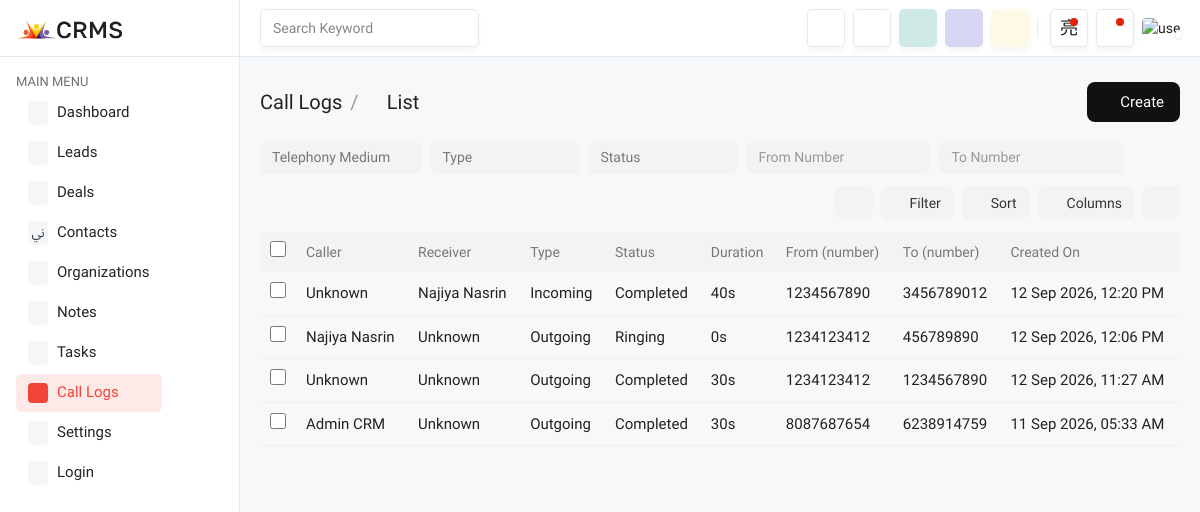
Page /calls/ (signed in) on the committed database.
### app/models.py (models this page shows, shortened)
class CallLog_db(models.Model):
    branch = models.ForeignKey(Branch_db, on_delete=models.CASCADE, related_name='call_logs')
    lead = models.ForeignKey(Lead_db, on_delete=models.SET_NULL, null=True, blank=True, related_name='call_logs')
    deal = models.ForeignKey(Deal_db, on_delete=models.SET_NULL, null=True, blank=True, related_name='call_logs')
    caller = models.ForeignKey(Users_db, on_delete=models.SET_NULL, null=True, blank=True, related_name='outgoing_call_logs')
    call_received_by = models.ForeignKey(Users_db, on_delete=models.SET_NULL, null=True, blank=True, related_name='received_call_logs')
    telephony_medium = models.CharField(max_length=30, choices=TELEPHONY_MEDIUM_CHOICES, default='manual')
    call_type = models.CharField(max_length=20, choices=CALL_TYPE_CHOICES)
    to_number = models.CharField(max_length=30)
    from_number = models.CharField(max_length=30)
    call_status = models.CharField(max_length=30, choices=CALL_STATUS_CHOICES)
    duration = models.PositiveIntegerField(default=0)
    status = models.CharField(max_length=20, choices=STATUS_CHOICES, default='active')
    created_at = models.DateTimeField(auto_now_add=True)
    updated_at = models.DateTimeField(auto_now=True)

class Users_db(models.Model):
    branch = models.ForeignKey(Branch_db, on_delete=models.CASCADE, related_name='users')
    username = models.CharField(max_length=150, unique=True)
    password = models.CharField(max_length=255)
    full_name = models.CharField(max_length=150)
    email = models.EmailField(unique=True)
    role = models.CharField(max_length=20, choices=ROLE_CHOICES, default='sales')
    status = models.CharField(max_length=20, choices=STATUS_CHOICES, default='active')
    created_at = models.DateTimeField(auto_now_add=True)
    updated_at = models.DateTimeField(auto_now=True)

### app/views.py (the view)
# urls.py: path("calls/", views.calls, name="calls"),
def calls(request):
    if 'B_id' in request.session:
        if request.session.has_key('B_id'):
            B_id = request.session['B_id']
        branch = Branch_db.objects.get(id=B_id)
        calls_list = (
            CallLog_db.objects
            .filter(
                branch=branch,
                status="active"
            )
            .select_related(
                "caller",
                "call_received_by",
                "lead",
                "deal",
                "deal__organization",
                "lead__organization"
            )
            .order_by("-created_at")
        )
        users_list = (
            Users_db.objects
            .filter(
                branch=branch,
                status="active"
            )
            .order_by("full_name")
        )
        return render(
            request,
            "calls.html",
            {
                "calls": calls_list,
                "users": users_list,
                "branch": branch
            }
        )
    else:
        return redirect("login")

### templates/calls.html (shortened to what this page needs)
{% extends 'base.html' %}
{% load static %}
{% block content %}
<div class="page-wrapper">
    <div class="content">
        <div class="calls-page">
            <div class="calls-header">
                <div class="calls-title">
                    Call Logs
                    <span>/</span>
                    <i class="ti ti-list"></i>
                    List
                    <i class="ti ti-chevron-down"></i>
                </div>
                <button
                    type="button"
                    class="create-btn"
                    data-bs-toggle="modal"
                    data-bs-target="#createCallModal">
                    <i class="ti ti-plus"></i>
                    Create
                </button>
            </div>
            <div class="calls-toolbar">
                <div class="calls-filters">
                    <div class="calls-dropdown" id="telephonyMediumDropdown">
                        <button type="button" class="calls-select calls-dropdown-btn">
                            <span class="calls-selected-text">Telephony Medium</span>
                            <i class="ti ti-chevron-down"></i>
                        </button>
                    </div>
                    <div class="calls-dropdown" id="callTypeFilterDropdown">
                        <button type="button" class="calls-select calls-dropdown-btn">
                            <span class="calls-selected-text">Type</span>
                            <i class="ti ti-chevron-down"></i>
                        </button>
                    </div>
                    <div class="calls-dropdown" id="callStatusFilterDropdown">
                        <button type="button" class="calls-select calls-dropdown-btn">
                            <span class="calls-selected-text">Status</span>
                            <i class="ti ti-chevron-down"></i>
                        </button>
                    </div>
                    <input type="text" class="calls-input" placeholder="From Number">
                    <input type="text" class="calls-input" placeholder="To Number">
                </div>
                <div class="calls-actions">
                    <button type="button" class="calls-action icon-only" title="Refresh">
                        <i class="ti ti-refresh"></i>
                    </button>
                    <button type="button" class="calls-action">
                        <i class="ti ti-filter"></i>
                        Filter
                    </button>
                    <button type="button" class="calls-action">
                        <i class="ti ti-arrows-sort"></i>
                        Sort
                    </button>
                    <button type="button" class="calls-action">
                        <i class="ti ti-layout-columns"></i>
                        Columns
                    </button>
                    <button type="button" class="calls-action icon-only">
                        <i class="ti ti-dots"></i>
                    </button>
                </div>
            </div>
            <div class="calls-table-wrap">
                <table class="calls-table">
                    <thead>
                            <th style="width:35px;">
                                <input
                                    type="checkbox"
                                    class="calls-check">
                            </th>
                            <th>Caller</th>
                            <th>Receiver</th>
                            <th>Type</th>
                            <th>Status</th>
                            <th>Duration</th>
                            <th>From (number)</th>
                            <th>To (number)</th>
                            <th>Created On</th>
                    </thead>
                    <tbody>
                        {% for call in calls %}
<tr
    class="call-log-row"
    data-detail-url="{% url 'call_detail' call.pk %}"
>
    <td onclick="event.stopPropagation();">
        <input
            type="checkbox"
            class="calls-check">
    </td>
    <td>
        {% if call.caller %}
            {{ call.caller.full_name }}
        {% else %}
            Unknown
        {% endif %}
    </td>
    <td>
        {% if call.call_received_by %}
            {{ call.call_received_by.full_name }}
        {% else %}
            Unknown
        {% endif %}
    </td>
    <td>
        {{ call.get_call_type_display }}
    </td>
    <td>
        {{ call.get_call_status_display }}
    </td>
    <td>
        {{ call.duration }}s
    </td>
    <td>
        {{ call.from_number }}
    </td>
    <td>
        {{ call.to_number }}
    </td>
    <td>
        {{ call.created_at|date:"d M Y, h:i A" }}
    </td>
</tr>
{% endfor %}
                    </tbody>
                </table>
            </div>
        </div>
    </div>
</div>
{% endblock %}

### templates/calls.html (style rules this page uses)
.calls-page { width: 100%; box-sizing: border-box; }
.calls-header { width: 100%; display: flex; align-items: center; justify-content: space-between; margin-bottom: 18px; }
.calls-title { display: flex; align-items: center; white-space: nowrap; font-size: 20px; color: #222; }
.calls-title span { margin: 0 8px; color: #999; }
.calls-title i { color: #777; font-size: 17px; margin-right: 7px; }
.calls-title .ti-chevron-down { margin-left: 6px; margin-right: 0; font-size: 14px; }
.create-btn { height: 40px; padding: 0 16px; background: #111; color: #fff; border: 0; border-radius: 8px; font-size: 15px; display: inline-flex; align-items: center; gap: 6px; cursor: pointer; }
.calls-toolbar { width: 100%; display: flex; align-items: center; justify-content: space-between; gap: 12px; margin-bottom: 12px; }
.calls-filters { display: flex; align-items: center; gap: 8px; flex: 1; }
.calls-select, .calls-input { height: 34px; border: 0; border-radius: 9px; background: #f3f3f3; padding: 0 12px; font-size: 14px; color: #777; box-sizing: border-box; }
.calls-select { min-width: 150px; display: flex; align-items: center; justify-content: space-between; gap: 10px; }
.calls-input { width: 185px; outline: none; }
.calls-input::placeholder { color: #999; }
.calls-select i { font-size: 13px; }
.calls-actions { display: flex; align-items: center; gap: 7px; }
.calls-action { height: 34px; padding: 0 13px; border: 0; border-radius: 9px; background: #f3f3f3; color: #333; font-size: 14px; display: inline-flex; align-items: center; justify-content: center; gap: 6px; white-space: nowrap; cursor: pointer; }
.calls-action.icon-only { width: 38px; padding: 0; }
.calls-table-wrap { width: 100%; overflow-x: auto; }
table.calls-table { width: 100%; border-collapse: collapse; table-layout: auto; }
table.calls-table thead { background: #f3f3f3; }
table.calls-table thead th { text-align: left; font-weight: 400; color: #777; font-size: 14px; padding: 9px 10px; height: 35px; white-space: nowrap; }
table.calls-table tbody tr { border-bottom: 1px solid #eee; }
table.calls-table tbody td { padding: 10px; font-size: 15px; color: #222; white-space: nowrap; }
.calls-check { width: 16px; height: 16px; }
@media (max-width: 1200px) { .calls-toolbar { flex-wrap: wrap; } }
@media (max-width: 1200px) { .calls-filters { width: 100%; } }
@media (max-width: 1200px) { .calls-actions { width: 100%; justify-content: flex-end; } }
.calls-dropdown { position: relative; min-width: 150px; }
.calls-dropdown .calls-select { width: 100%; border: 0; cursor: pointer; }
.call-log-row { cursor: pointer; transition: background 0.15s ease; }
.call-log-row { cursor: pointer; }

### rows in the picture
CallLog_db: shows "Unknown", call_received_by.full_name "Najiya Nasrin", call_type "Incoming", call_status "Completed", duration "40", from_number "1234567890", to_number "3456789012", created_at "12 Sep 2026, 12:20 PM"
CallLog_db: caller.full_name "Najiya Nasrin", shows "Unknown", call_type "Outgoing", call_status "Ringing", duration "0", from_number "1234123412", to_number "456789890", created_at "12 Sep 2026, 12:06 PM"
CallLog_db: shows "Unknown", call_type "Outgoing", call_status "Completed", duration "30", from_number "1234123412", to_number "1234567890", created_at "12 Sep 2026, 11:27 AM"
CallLog_db: caller.full_name "Admin CRM", shows "Unknown", call_type "Outgoing", call_status "Completed", duration "30", from_number "8087687654", to_number "6238914759", created_at "11 Sep 2026, 05:33 AM"
